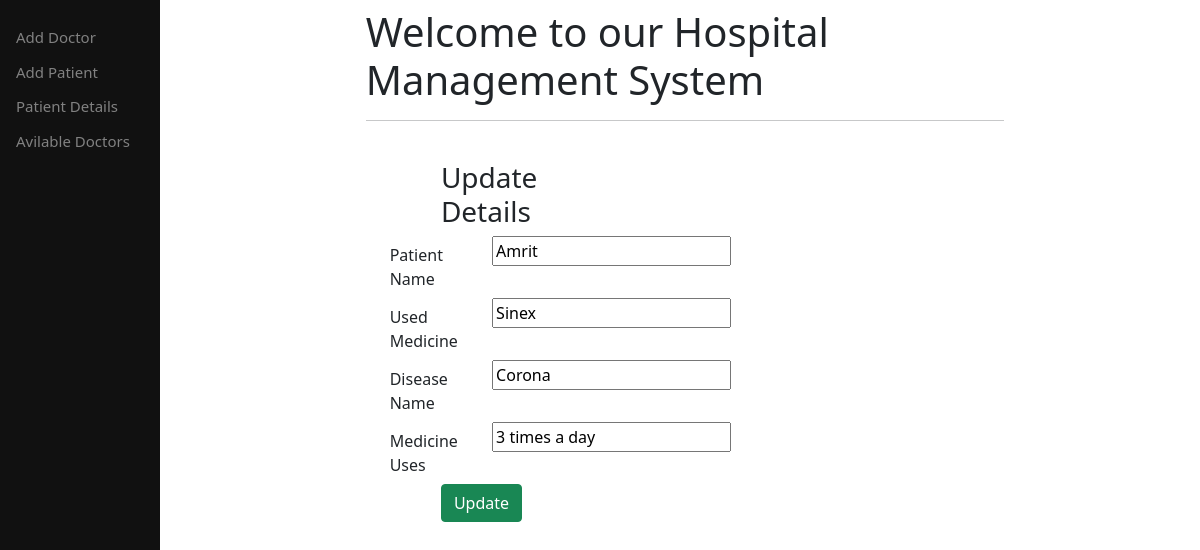
Screenshot of /edit2/4 with the database file from the repository.
### main/models.py (models this page shows, shortened)
class patient_Discription(models.Model):
    patientName=models.CharField(max_length=70)
    usedMedicine=models.CharField(max_length=100)
    diseaseName=models.CharField(max_length=200)
    medicineUses=models.CharField(max_length=100)

### main/views.py (the view)
# urls.py: path('edit2/<int:id>',views.edit2),
def edit2(request,id):
    patient_des=patient_Discription.objects.get(id=id)
    return render(request,'main/editpatient.html',{'dis':patient_des})

### main/templates/main/editpatient.html (shortened to what this page needs)
{%extends "main/base.html"%}
{%block content%}
{% load crispy_forms_tags%}
<form method="POST" enctype="multipart/form-data" action="/updatePatientDiscription/{{dis.id}}">
    <div class="container">
<br>
    <div class="form-group row">
    <label class="col-sm-1 col-form-label"></label>
    <div class="col-sm-4">
    <h3>Update Details</h3>
    </div>
  </div>
  <div class="form-group row">
    <label class="col-sm-2 col-form-label">Patient Name</label>
    <div class="col-sm-4">
        <input type="text" name="ename" required maxlength="30" value="{{ dis.patientName }}" />
    </div>
  </div>
    <div class="form-group row">
    <label class="col-sm-2 col-form-label">Used Medicine</label>
    <div class="col-sm-4">
        <input type="text" name="eemail" required maxlength="30" value="{{ dis.usedMedicine }}" />
    </div>
  </div>
    <div class="form-group row">
    <label class="col-sm-2 col-form-label">Disease Name</label>
    <div class="col-sm-4">
        <input type="text" name="econtact" required maxlength="15" value="{{ dis.diseaseName }}" />
    </div>
  </div>
  <div class="form-group row">
    <label class="col-sm-2 col-form-label">Medicine Uses</label>
    <div class="col-sm-4">
        <input type="text" name="econtact" required maxlength="15" value="{{ dis.medicineUses }}" />
    </div>
  </div>
    <div class="form-group row">
    <label class="col-sm-1 col-form-label"></label>
    <div class="col-sm-4">
    <button type="submit" value="update" class="btn btn-success">Update</button>
    </div>
  </div>
    </div>
</form>
{%endblock%}

### rows the page displays
patient_Discription: ename "Amrit", eemail "Sinex", econtact "Corona", econtact "3 times a day"
